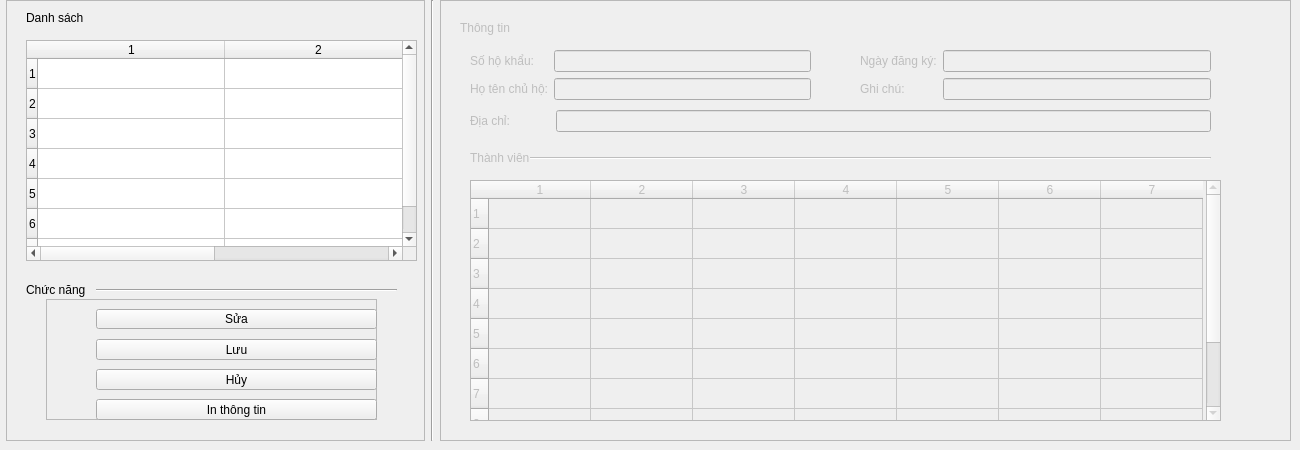
         <widget class="QWidget" name="tab_17">
          <attribute name="title">
           <string>Thông tin hộ khẩu</string>
          </attribute>
          <widget class="QWidget" name="horizontalLayoutWidget_4">
           <property name="geometry">
            <rect>
             <x>0</x>
             <y>0</y>
             <width>1291</width>
             <height>441</height>
            </rect>
           </property>
           <layout class="QHBoxLayout" name="horizontalLayout_21" stretch="1,0,2">
            <item>
             <layout class="QVBoxLayout" name="verticalLayout_19">
              <property name="spacing">
               <number>6</number>
              </property>
              <property name="leftMargin">
               <number>6</number>
              </property>
              <property name="rightMargin">
               <number>0</number>
              </property>
              <item>
               <widget class="QFrame" name="frame_21">
                <property name="frameShape">
                 <enum>QFrame::StyledPanel</enum>
                </property>
                <property name="frameShadow">
                 <enum>QFrame::Raised</enum>
                </property>
                <widget class="QLabel" name="label_57">
                 <property name="geometry">
                  <rect>
                   <x>20</x>
                   <y>10</y>
                   <width>61</width>
                   <height>16</height>
                  </rect>
                 </property>
                 <property name="text">
                  <string>Danh sách</string>
                 </property>
                </widget>
                <widget class="QTableWidget" name="tableWidget_12">
                 <property name="geometry">
                  <rect>
                   <x>20</x>
                   <y>40</y>
                   <width>391</width>
                   <height>221</height>
                  </rect>
                 </property>
                 <property name="rowCount">
                  <number>7</number>
                 </property>
                 <property name="columnCount">
                  <number>2</number>
                 </property>
                 <attribute name="horizontalHeaderVisible">
                  <bool>true</bool>
                 </attribute>
                 <attribute name="horizontalHeaderDefaultSectionSize">
                  <number>187</number>
                 </attribute>
                 <row/>
                 <row/>
                 <row/>
                 <row/>
                 <row/>
                 <row/>
                 <row/>
                 <column/>
                 <column/>
                </widget>
                <widget class="Line" name="line_14">
                 <property name="geometry">
                  <rect>
                   <x>90</x>
                   <y>280</y>
                   <width>301</width>
                   <height>20</height>
                  </rect>
                 </property>
                 <property name="orientation">
                  <enum>Qt::Horizontal</enum>
                 </property>
                </widget>
                <widget class="QLabel" name="label_58">
                 <property name="geometry">
                  <rect>
                   <x>20</x>
                   <y>280</y>
                   <width>61</width>
                   <height>20</height>
                  </rect>
                 </property>
                 <property name="text">
                  <string>Chức năng</string>
                 </property>
                </widget>
                <widget class="QFrame" name="frame_22">
                 <property name="geometry">
                  <rect>
                   <x>40</x>
                   <y>299</y>
                   <width>331</width>
                   <height>121</height>
                  </rect>
                 </property>
                 <property name="frameShape">
                  <enum>QFrame::StyledPanel</enum>
                 </property>
                 <property name="frameShadow">
                  <enum>QFrame::Raised</enum>
                 </property>
                 <widget class="QPushButton" name="pushButton_47">
                  <property name="geometry">
                   <rect>
                    <x>50</x>
                    <y>10</y>
                    <width>281</width>
                    <height>20</height>
                   </rect>
                  </property>
                  <property name="text">
                   <string>Sửa</string>
                  </property>
                 </widget>
                 <widget class="QPushButton" name="pushButton_48">
                  <property name="geometry">
                   <rect>
                    <x>50</x>
                    <y>40</y>
                    <width>281</width>
                    <height>21</height>
                   </rect>
                  </property>
                  <property name="text">
                   <string>Lưu</string>
                  </property>
                 </widget>
                 <widget class="QPushButton" name="pushButton_49">
                  <property name="geometry">
                   <rect>
                    <x>50</x>
                    <y>70</y>
                    <width>281</width>
                    <height>21</height>
                   </rect>
                  </property>
                  <property name="text">
                   <string>Hủy</string>
                  </property>
                 </widget>
                 <widget class="QPushButton" name="pushButton_50">
                  <property name="geometry">
                   <rect>
                    <x>50</x>
                    <y>100</y>
                    <width>281</width>
                    <height>21</height>
                   </rect>
                  </property>
                  <property name="text">
                   <string>In thông tin</string>
                  </property>
                 </widget>
                 <widget class="QLabel" name="label_59">
                  <property name="geometry">
                   <rect>
                    <x>10</x>
                    <y>10</y>
                    <width>31</width>
                    <height>21</height>
                   </rect>
                  </property>
                  <property name="styleSheet">
                   <string notr="true">QLabel {
	border-image: url(C:/Users/Admin/Documents/cnpm/edit.png);
	color: white;
}</string>
                  </property>
                  <property name="text">
                   <string/>
                  </property>
                 </widget>
                 <widget class="QLabel" name="label_60">
                  <property name="geometry">
                   <rect>
                    <x>10</x>
                    <y>40</y>
                    <width>31</width>
                    <height>21</height>
                   </rect>
                  </property>
                  <property name="styleSheet">
                   <string notr="true">QLabel {
	border-image: url(C:/Users/Admin/Documents/cnpm/save.png);
	color: white;
}
</string>
                  </property>
                  <property name="text">
                   <string/>
                  </property>
                 </widget>
                 <widget class="QLabel" name="label_61">
                  <property name="geometry">
                   <rect>
                    <x>10</x>
                    <y>70</y>
                    <width>31</width>
                    <height>21</height>
                   </rect>
                  </property>
                  <property name="styleSheet">
                   <string notr="true">QLabel {
	border-image: url(C:/Users/Admin/Documents/cnpm/huy.png);
	color: white;
}</string>
                  </property>
                  <property name="text">
                   <string/>
                  </property>
                 </widget>
                 <widget class="QLabel" name="label_62">
                  <property name="geometry">
                   <rect>
                    <x>10</x>
                    <y>100</y>
                    <width>31</width>
                    <height>21</height>
                   </rect>
                  </property>
                  <property name="styleSheet">
                   <string notr="true">QLabel {
	border-image: url(C:/Users/Admin/Documents/cnpm/print.jpeg);
	color: white;
}</string>
                  </property>
                  <property name="text">
                   <string/>
                  </property>
                 </widget>
                </widget>
               </widget>
              </item>
             </layout>
            </item>
            <item>
             <widget class="Line" name="line_15">
              <property name="orientation">
               <enum>Qt::Vertical</enum>
              </property>
             </widget>
            </item>
            <item>
             <layout class="QVBoxLayout" name="verticalLayout_20">
              <item>
               <widget class="QFrame" name="frame_23">
                <property name="enabled">
                 <bool>false</bool>
                </property>
                <property name="frameShape">
                 <enum>QFrame::StyledPanel</enum>
                </property>
                <property name="frameShadow">
                 <enum>QFrame::Raised</enum>
                </property>
                <widget class="QLabel" name="label_63">
                 <property name="geometry">
                  <rect>
                   <x>20</x>
                   <y>20</y>
                   <width>61</width>
                   <height>16</height>
                  </rect>
                 </property>
                 <property name="text">
                  <string>Thông tin</string>
                 </property>
                </widget>
                <widget class="QWidget" name="formLayoutWidget_25">
                 <property name="geometry">
                  <rect>
                   <x>30</x>
                   <y>50</y>
                   <width>341</width>
                   <height>61</height>
                  </rect>
                 </property>
                 <layout class="QFormLayout" name="formLayout_25">
                  <property name="horizontalSpacing">
                   <number>6</number>
                  </property>
                  <item row="0" column="0">
                   <widget class="QLabel" name="sHKhULabel_3">
                    <property name="text">
                     <string>Số hộ khẩu:</string>
                    </property>
                   </widget>
                  </item>
                  <item row="0" column="1">
                   <widget class="QLineEdit" name="sHKhULineEdit"/>
                  </item>
                  <item row="1" column="0">
                   <widget class="QLabel" name="hTNChHLabel">
                    <property name="text">
                     <string>Họ tên chủ hộ:</string>
                    </property>
                   </widget>
                  </item>
                  <item row="1" column="1">
                   <widget class="QLineEdit" name="hTNChHLineEdit"/>
                  </item>
                 </layout>
                </widget>
                <widget class="QWidget" name="formLayoutWidget_26">
                 <property name="geometry">
                  <rect>
                   <x>420</x>
                   <y>50</y>
                   <width>351</width>
                   <height>61</height>
                  </rect>
                 </property>
                 <layout class="QFormLayout" name="formLayout_26">
                  <item row="0" column="0">
                   <widget class="QLabel" name="ngYNgKLabel">
                    <property name="text">
                     <string>Ngày đăng ký:</string>
                    </property>
                   </widget>
                  </item>
                  <item row="0" column="1">
                   <widget class="QLineEdit" name="ngYNgKLineEdit"/>
                  </item>
                  <item row="1" column="0">
                   <widget class="QLabel" name="ghiChLabel_8">
                    <property name="text">
                     <string>Ghi chú:</string>
                    </property>
                   </widget>
                  </item>
                  <item row="1" column="1">
                   <widget class="QLineEdit" name="ghiChLineEdit_8"/>
                  </item>
                 </layout>
                </widget>
                <widget class="QWidget" name="formLayoutWidget_27">
                 <property name="geometry">
                  <rect>
                   <x>30</x>
                   <y>110</y>
                   <width>741</width>
                   <height>24</height>
                  </rect>
                 </property>
                 <layout class="QFormLayout" name="formLayout_27">
                  <property name="horizontalSpacing">
                   <number>46</number>
                  </property>
                  <item row="0" column="0">
                   <widget class="QLabel" name="aChLabel_2">
                    <property name="text">
                     <string>Địa chỉ:</string>
                    </property>
                   </widget>
                  </item>
                  <item row="0" column="1">
                   <widget class="QLineEdit" name="aChLineEdit_2"/>
                  </item>
                 </layout>
                </widget>
                <widget class="QTableWidget" name="tableWidget_13">
                 <property name="enabled">
                  <bool>false</bool>
                 </property>
                 <property name="geometry">
                  <rect>
                   <x>30</x>
                   <y>180</y>
                   <width>751</width>
                   <height>241</height>
                  </rect>
                 </property>
                 <property name="rowCount">
                  <number>10</number>
                 </property>
                 <property name="columnCount">
                  <number>7</number>
                 </property>
                 <attribute name="horizontalHeaderVisible">
                  <bool>true</bool>
                 </attribute>
                 <attribute name="horizontalHeaderDefaultSectionSize">
                  <number>102</number>
                 </attribute>
                 <row/>
                 <row/>
                 <row/>
                 <row/>
                 <row/>
                 <row/>
                 <row/>
                 <row/>
                 <row/>
                 <row/>
                 <column/>
                 <column/>
                 <column/>
                 <column/>
                 <column/>
                 <column/>
                 <column/>
                </widget>
                <widget class="QLabel" name="label_64">
                 <property name="geometry">
                  <rect>
                   <x>30</x>
                   <y>150</y>
                   <width>61</width>
                   <height>16</height>
                  </rect>
                 </property>
                 <property name="text">
                  <string>Thành viên</string>
                 </property>
                </widget>
                <widget class="Line" name="line_16">
                 <property name="geometry">
                  <rect>
                   <x>90</x>
                   <y>150</y>
                   <width>681</width>
                   <height>16</height>
                  </rect>
                 </property>
                 <property name="orientation">
                  <enum>Qt::Horizontal</enum>
                 </property>
                </widget>
               </widget>
              </item>
             </layout>
            </item>
           </layout>
          </widget>
         </widget>
